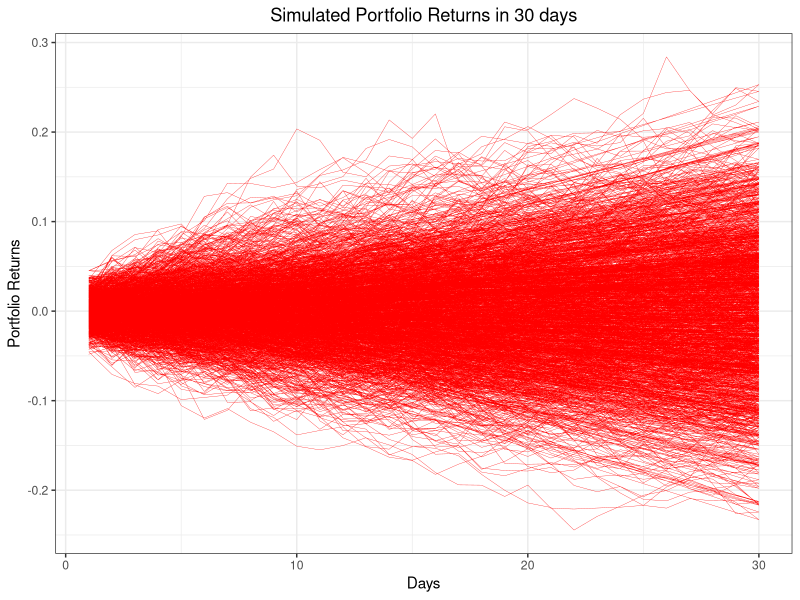

Source code (R):
library(dplyr)
library(tidyverse)
library(tidyr)
library(haven)
library(ggplot2)
library(zoo)
library(forecast)
library(tseries)

setwd("C:\\Users\\martynas\\Desktop\\uni\\Year 2\\DATA\\Lecture 4")

stock_data <- read.csv("Stock_returns.csv")
stock_price = as.matrix(stock_data[,2:4])
mc_rep = 1000 # Number of Monte Carlo simulations
training_days = 30

# This function returns the first differences of a t x q matrix of data
returns = function(Y){
  len = nrow(Y)
  yDif = Y[2:len, ] / Y[1:len-1, ] - 1
}

# Get the Stock Returns
stock_Returns = returns(stock_price)

# Suppose we invest our money evenly among all three assets
portfolio_Weights = t(as.matrix(rep(1/ncol(stock_Returns), ncol(stock_Returns))))
print(portfolio_Weights)
# Get the Variance Covariance Matrix of Stock Returns
coVarMat = cov(stock_Returns)
miu = colMeans(stock_Returns)
# Extend the vector to a matrix
Miu = matrix(rep(miu, training_days), nrow = 3)
# Initializing simulated 30 day portfolio returns
portfolio_Returns_30_m = matrix(0, training_days, mc_rep)

set.seed(25)
for (i in 1:mc_rep) {
  Z = matrix ( rnorm( dim(stock_Returns)[2] * training_days ), ncol = training_days )
  # Lower Triangular Matrix from our Choleski Factorization
  L = t( chol(coVarMat) )
  # Calculate stock returns for each day
  daily_Returns = Miu + L %*% Z
  # Calculate portfolio returns for 30 days
  portfolio_Returns_30 = cumprod( portfolio_Weights %*% daily_Returns + 1 )
  # Add it to the monte-carlo matrix
  portfolio_Returns_30_m[,i] = portfolio_Returns_30;
}

# Visualising result
library(ggplot2)
x_axis = rep(1:training_days, mc_rep)
y_axis = as.vector(portfolio_Returns_30_m-1)
plot_data = data.frame(x_axis, y_axis)
ggplot(data = plot_data, aes(x = x_axis, y = y_axis)) + geom_path(col = 'red', size = 0.1) +
  xlab('Days') + ylab('Portfolio Returns') +
  ggtitle('Simulated Portfolio Returns in 30 days')+
  theme_bw() +
  theme(plot.title = element_text(hjust = 0.5))


# Porfolio Returns statistics on the 30th day.
Avg_Portfolio_Returns = mean(portfolio_Returns_30_m[30,]-1)
SD_Portfolio_Returns = sd(portfolio_Returns_30_m[30,]-1)
Median_Portfolio_Returns = median(portfolio_Returns_30_m[30,]-1)
print(c(Avg_Portfolio_Returns,SD_Portfolio_Returns,Median_Portfolio_Returns))
# Construct a 95% Confidential Interval for average returns
Avg_CI = quantile(portfolio_Returns_30_m[30,]-1, c(0.025, 0.975))
print(Avg_CI)
